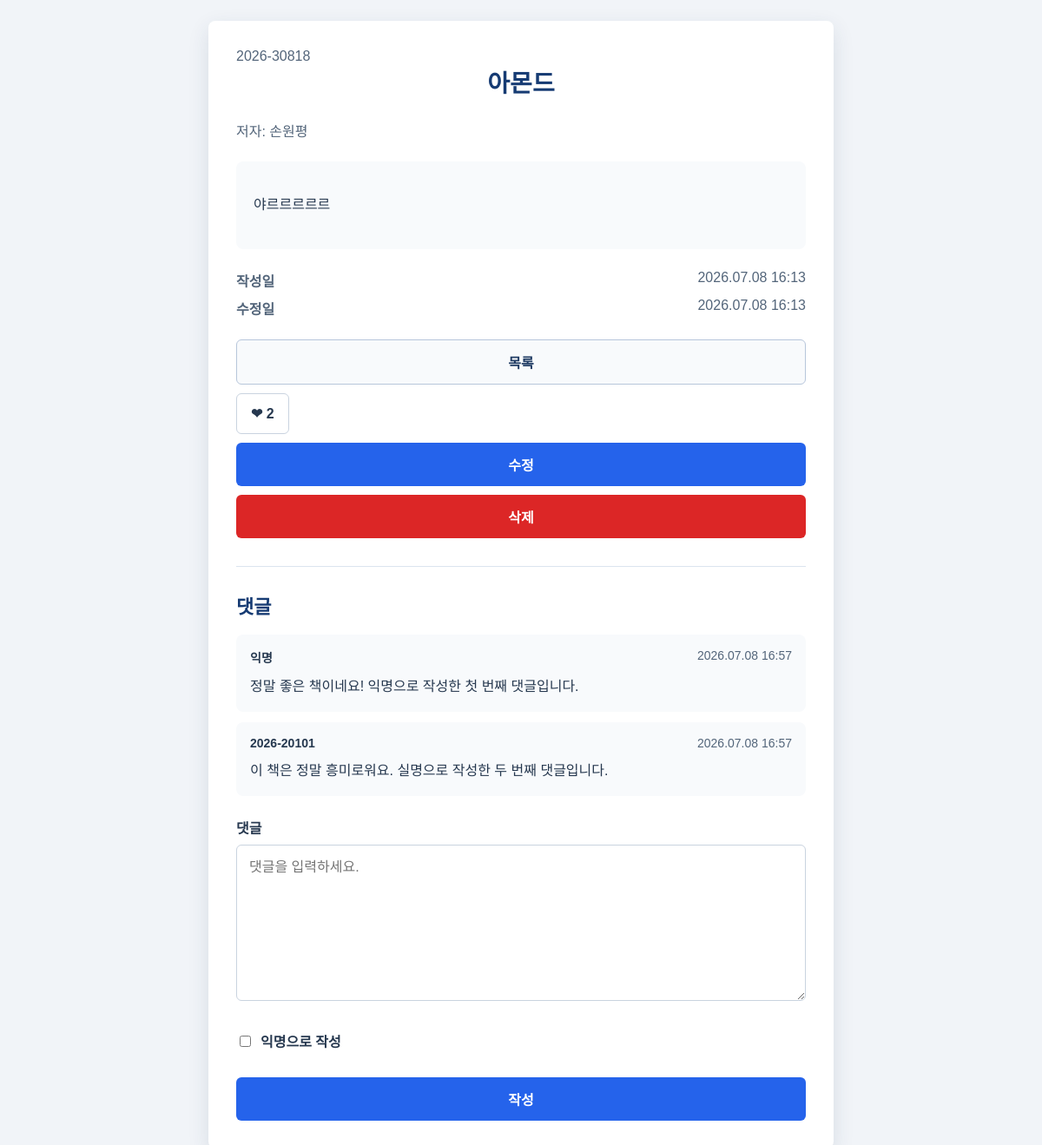
The app's page /recommendations/5/ (signed in) with its own data.
### recommendations/models.py (models this page shows, shortened)
class Recommendation(models.Model):
    author = models.ForeignKey(
        settings.AUTH_USER_MODEL,
        on_delete=models.CASCADE,
        related_name='recommendations',
        verbose_name='작성자',
    )
    is_anonymous = models.BooleanField(default=False, verbose_name='익명 여부')
    writer_name = models.CharField(max_length=20, verbose_name='작성자 표시')
    book_title = models.CharField(max_length=100, verbose_name='책 제목')
    book_author = models.CharField(max_length=50, verbose_name='저자')
    post_text = models.TextField(verbose_name='추천 이유')
    created_at = models.DateTimeField(auto_now_add=True, verbose_name='작성일')
    updated_at = models.DateTimeField(auto_now=True, verbose_name='수정일')
    liked_users = models.ManyToManyField(
        settings.AUTH_USER_MODEL,
        blank=True,
        related_name='liked_recommendations',
        verbose_name='좋아요 사용자',
    )
    class Meta:
        ordering = ['-created_at']
        verbose_name = '추천글'
        verbose_name_plural = '추천글'
    @property
    def like_count(self):
        return self.liked_users.count()

class Comment(models.Model):
    recommendation = models.ForeignKey(
        Recommendation,
        on_delete=models.CASCADE,
        related_name='comments',
        verbose_name='추천글',
    )
    author = models.ForeignKey(
        settings.AUTH_USER_MODEL,
        on_delete=models.CASCADE,
        verbose_name='작성자',
    )
    is_anonymous = models.BooleanField(default=False, verbose_name='익명 여부')
    writer_name = models.CharField(max_length=30, verbose_name='작성자 표시')
    comment = models.TextField(verbose_name='댓글')
    created_at = models.DateTimeField(auto_now_add=True, verbose_name='작성일')
    class Meta:
        ordering = ['created_at']
        verbose_name = '댓글'
        verbose_name_plural = '댓글'

### recommendations/views.py (the view)
# urls.py: path('<int:id>/', views.recommendation_detail, name='recommendation_detail'),
def recommendation_detail(request, id):
    recommendation = get_object_or_404(
        Recommendation.objects.select_related('author'),
        id=id,
    )
    if request.method == 'POST':
        if not request.user.is_authenticated:
            return redirect('login')
        comment_form = CommentForm(request.POST)
        if comment_form.is_valid():
            comment = comment_form.save(commit=False)
            comment.recommendation = recommendation
            comment.author = request.user
            comment.writer_name = _build_writer_name(
                request.user,
                comment.is_anonymous,
            )
            comment.save()
            return redirect('recommendation_detail', id=recommendation.id)
    else:
        comment_form = CommentForm()
    comments = recommendation.comments.select_related('author').all()
    return render(
        request,
        'recommendations/detail.html',
        {
            'recommendation': recommendation,
            'comments': comments,
            'comment_form': comment_form,
        },
    )

### recommendations/forms.py (shortened to what this page needs)
class CommentForm(forms.ModelForm):
    class Meta:
        model = Comment
        fields = ['is_anonymous', 'comment']
        labels = {
            'is_anonymous': '익명으로 작성',
            'comment': '댓글',
        }
        widgets = {
            'is_anonymous': forms.CheckboxInput(),
            'comment': forms.Textarea(
                attrs={
                    'placeholder': '댓글을 입력하세요.',
                    'rows': 4,
                }
            ),
        }

### templates/recommendations/detail.html (shortened to what this page needs)
{% load static %}
<!DOCTYPE html>
<html lang="ko">
<head>
    <link rel="stylesheet" href="{% static 'users/style.css' %}">
</head>
<body>
    <main class="page">
        <article class="card detail-card">
            <p class="meta-text">{{ recommendation.writer_name }}</p>
            <h1>{{ recommendation.book_title }}</h1>
            <p class="author-text">저자: {{ recommendation.book_author }}</p>
            <div class="post-body">
                {{ recommendation.post_text|linebreaks }}
            </div>
            <dl class="date-list">
                <div>
                    <dt>작성일</dt>
                    <dd>{{ recommendation.created_at|date:"Y.m.d H:i" }}</dd>
                </div>
                <div>
                    <dt>수정일</dt>
                    <dd>{{ recommendation.updated_at|date:"Y.m.d H:i" }}</dd>
                </div>
            </dl>
            <div class="button-group">
                <a class="secondary-button link-button" href="{% url 'recommendation_list' %}">목록</a>
                <form method="post" action="{% url 'toggle_like' recommendation.id %}" class="like-form-detail">
                    <button type="submit" class="like-button-detail">
                        {% if request.user in recommendation.liked_users.all %}
                            ❤ {{ recommendation.like_count }}
                        {% else %}
                            🤍 {{ recommendation.like_count }}
                        {% endif %}
                    </button>
                </form>
                {% if request.user == recommendation.author or request.user.is_staff or request.user.is_superuser %}
                    <a class="primary-button link-button" href="{% url 'update_recommendation' recommendation.id %}">수정</a>
                    <a class="danger-button link-button" href="{% url 'delete_recommendation' recommendation.id %}">삭제</a>
                {% endif %}
            </div>
            <section class="comment-section">
                <h2>댓글</h2>
                <div class="comment-list">
                    {% for comment in comments %}
                        <div class="comment-item">
                            <div class="comment-meta">
                                <strong>{{ comment.writer_name }}</strong>
                                <span>{{ comment.created_at|date:"Y.m.d H:i" }}</span>
                            </div>
                            <div class="comment-content">
                                {{ comment.comment|linebreaks }}
                            </div>
                        </div>
                    {% empty %}
                        <div class="empty-box">
                            <p>아직 작성된 댓글이 없습니다.</p>
                        </div>
                    {% endfor %}
                </div>
                {% if request.user.is_authenticated %}
                    <form action="{% url 'recommendation_detail' recommendation.id %}" method="post" class="comment-form">
                        <div class="form-group">
                            <label for="{{ comment_form.comment.id_for_label }}">댓글</label>
                            {{ comment_form.comment }}
                        </div>
                        <div class="checkbox-group">
                            {{ comment_form.is_anonymous }}
                            <label for="{{ comment_form.is_anonymous.id_for_label }}">익명으로 작성</label>
                        </div>
                        <button type="submit" class="primary-button">작성</button>
                    </form>
                {% endif %}
            </section>
        </article>
    </main>
</body>
</html>

### static/users/style.css (style rules this page uses)
* { box-sizing: border-box; }
body { margin: 0; font-family: Arial, "맑은 고딕", sans-serif; color: #222; background: #f1f4f8; }
.page { display: flex; align-items: center; justify-content: center; min-height: 100vh; padding: 24px; }
.card { width: 100%; max-width: 420px; padding: 32px; background: #fff; border-radius: 8px; box-shadow: 0 8px 24px rgba(30, 55, 90, 0.12); }
h1 { margin: 0 0 24px; color: #163b73; font-size: 28px; text-align: center; }
.form-group { margin-bottom: 18px; }
label { display: block; margin-bottom: 8px; font-weight: 700; color: #26384f; }
input { width: 100%; padding: 12px 14px; border: 1px solid #c9d3df; border-radius: 6px; font-size: 16px; outline: none; transition: border-color 0.2s ease, box-shadow 0.2s ease; }
textarea { width: 100%; min-height: 180px; padding: 12px 14px; border: 1px solid #c9d3df; border-radius: 6px; font-family: inherit; font-size: 16px; line-height: 1.6; resize: vertical; outline: none; transition: border-color 0.2s ease, box-shadow 0.2s ease; }
.primary-button { width: 100%; padding: 13px 16px; border: 0; border-radius: 6px; color: #fff; background: #2563eb; font-size: 16px; font-weight: 700; cursor: pointer; transition: background 0.2s ease, transform 0.2s ease; }
.secondary-button { width: 100%; padding: 13px 16px; border: 1px solid #b7c6db; border-radius: 6px; color: #1f3b63; background: #f8fafc; font-size: 16px; font-weight: 700; cursor: pointer; transition: background 0.2s ease, transform 0.2s ease; }
.danger-button { width: 100%; padding: 13px 16px; border: 0; border-radius: 6px; color: #fff; background: #dc2626; font-size: 16px; font-weight: 700; cursor: pointer; transition: background 0.2s ease, transform 0.2s ease; }
.link-button { display: inline-flex; align-items: center; justify-content: center; text-align: center; text-decoration: none; }
.button-group { display: grid; gap: 10px; }
.wide-card, .detail-card { max-width: 720px; }
.sub-text, .meta-text, .author-text, .preview-text { margin: 0; color: #53657a; }
.checkbox-group { display: flex; align-items: center; gap: 8px; margin-bottom: 18px; }
.checkbox-group input { width: auto; }
.checkbox-group label { margin: 0; }
.post-body { margin: 24px 0; padding: 20px; border-radius: 8px; color: #26384f; background: #f8fafc; line-height: 1.8; }
.date-list { display: grid; gap: 8px; margin: 0 0 24px; }
.date-list div { display: flex; justify-content: space-between; gap: 16px; color: #53657a; }
.date-list dt { font-weight: 700; }
.date-list dd { margin: 0; }
.comment-section { margin-top: 32px; padding-top: 28px; border-top: 1px solid #dbe4ef; }
.comment-section h2 { margin: 0 0 18px; color: #163b73; font-size: 22px; }
.comment-list { display: grid; gap: 12px; margin-bottom: 24px; }
.comment-item { padding: 16px; border-radius: 8px; background: #f8fafc; }
.comment-meta { display: flex; justify-content: space-between; gap: 12px; margin-bottom: 10px; color: #53657a; font-size: 14px; }
.comment-meta strong { color: #26384f; }
.comment-content { color: #26384f; line-height: 1.7; }
.comment-content p { margin: 0; }
.comment-form { display: grid; gap: 12px; }
.like-form, .like-form-detail { margin: 0; }
.like-button, .like-button-detail { padding: 8px 12px; border: none; border-radius: 6px; background: #fff; color: #26384f; font-size: 14px; font-weight: 600; cursor: pointer; transition: all 0.2s ease; white-space: nowrap; }
.like-button-detail { padding: 13px 16px; font-size: 16px; width: auto; border: 1px solid #c9d3df; }

### records on screen
Recommendation: writer_name "2026-30818", book_title "아몬드", book_author "손원평", post_text "야르르르르르", created_at "2026.07.08 16:13", updated_at "2026.07.08 16:13", like_count "2"
Comment: writer_name "익명", created_at "2026.07.08 16:57", comment "정말 좋은 책이네요! 익명으로 작성한 첫 번째 댓글입니다."
Comment: writer_name "2026-20101", created_at "2026.07.08 16:57", comment "이 책은 정말 흥미로워요. 실명으로 작성한 두 번째 댓글입니다."
